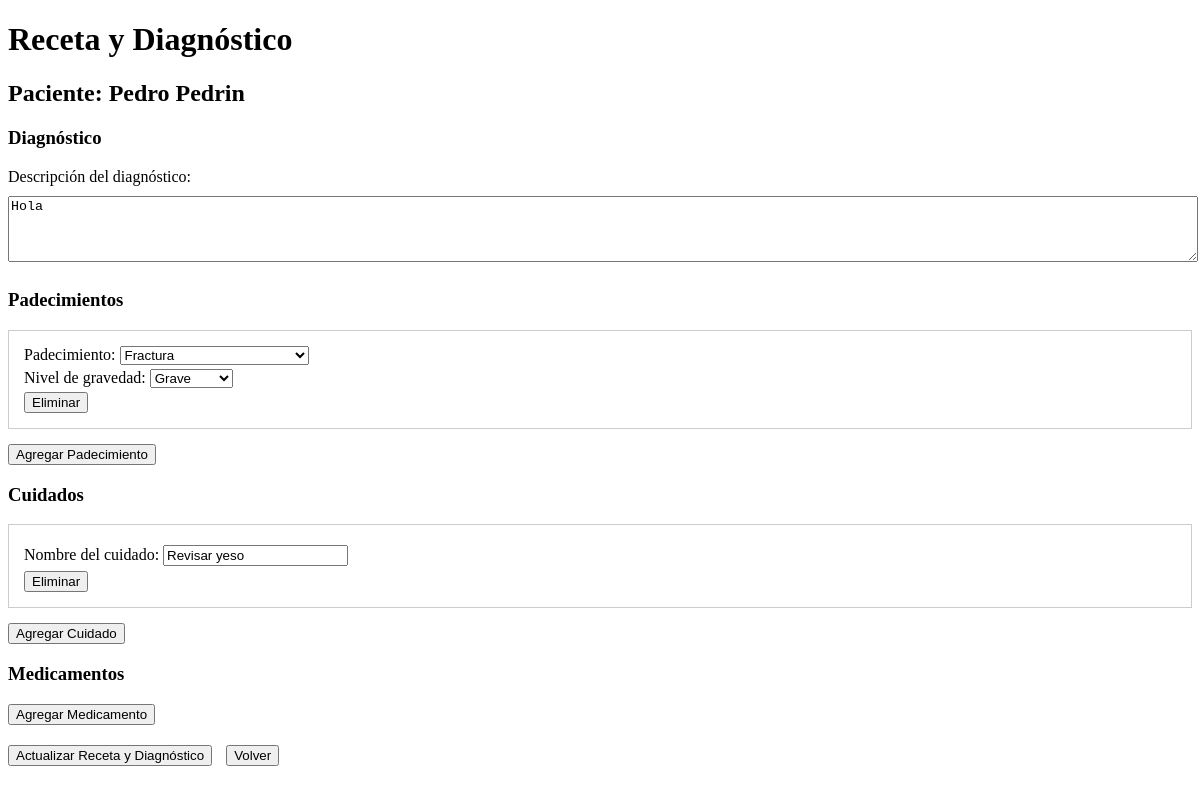
Before: /doctor/receta-paciente/1/ (signed in) with the older database file.
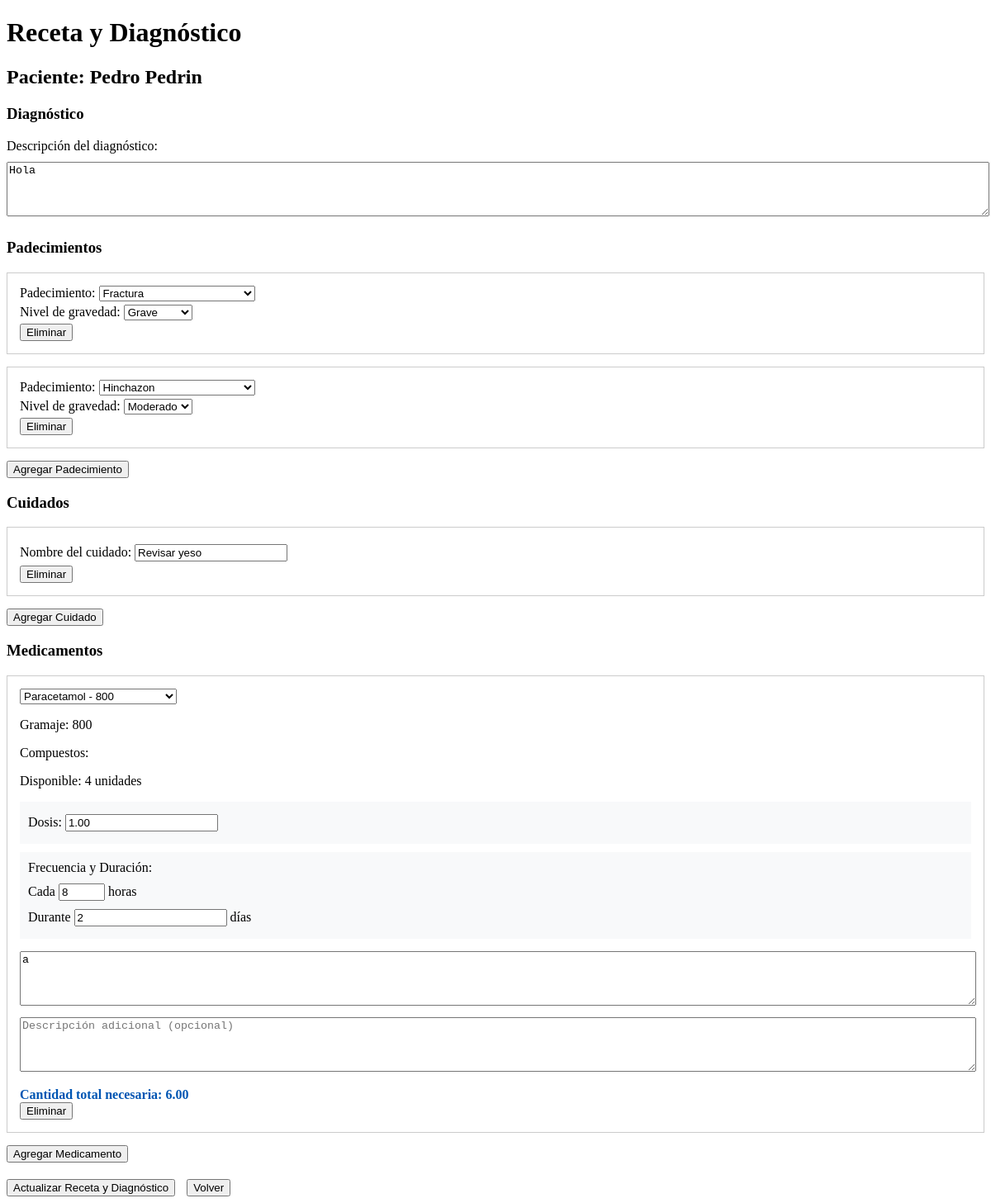
After: the same page with the newer database file.
### usuarioJefa/models.py (models this page shows, shortened)
class Paciente(models.Model):
    SEXO_CHOICES = [
        ('M', 'Masculino'),
        ('F', 'Femenino'),
    ]
    ESTADO_CHOICES = [
        ('ACTIVO', 'Activo'),
        ('INACTIVO', 'Inactivo'),
    ]
    nombres = models.CharField(max_length=100)
    apellidos = models.CharField(max_length=100)
    fecha_nacimiento = models.DateField()
    sexo = models.CharField(max_length=1, choices=SEXO_CHOICES)
    num_seguridad_social = models.CharField(max_length=20, unique=True)
    fecha_ingreso = models.DateTimeField(default=timezone.now)
    estado = models.CharField(max_length=10, choices=ESTADO_CHOICES, default='ACTIVO')
    area = models.ForeignKey('login.AreaEspecialidad', on_delete=models.PROTECT)  # Referenciamos a login.AreaEspecialidad
    doctor_actual = models.ForeignKey(
        Usuarios,
        on_delete=models.SET_NULL,
        null=True,
        related_name='pacientes_doctor',
        limit_choices_to={'tipoUsuario': 'DR'}
    )
    enfermero_actual = models.ForeignKey(
        Usuarios,
        on_delete=models.SET_NULL,
        null=True,
        related_name='pacientes_enfermero',
        limit_choices_to={'tipoUsuario': 'EN'}
    )
    hospital_origen = models.CharField(max_length=200, blank=True, null=True)
    esta_activo = models.BooleanField(default=True)
    fecha_alta = models.DateTimeField(null=True, blank=True)
    numero_ingresos = models.PositiveIntegerField(default=1)

class Medicamento(models.Model):
    nombre = models.CharField(max_length=200)
    gramaje = models.CharField(max_length=50)
    compuestos = models.ManyToManyField(Compuesto)
    cantidad_disponible = models.IntegerField(default=0)
    fecha_actualizacion = models.DateTimeField(auto_now=True)
    class Meta:
        verbose_name = 'Medicamento'
        verbose_name_plural = 'Medicamentos'

### usuarioDoctor/models.py (models this page shows, shortened)
class Diagnostico(models.Model):
    NIVELES_GRAVEDAD = [
        (1, 'Leve'),
        (2, 'Moderado'),
        (3, 'Grave')
    ]
    paciente = models.ForeignKey('usuarioJefa.Paciente', on_delete=models.CASCADE, related_name='diagnosticos')
    doctor = models.ForeignKey(
        Usuarios,
        on_delete=models.PROTECT,
        limit_choices_to={'tipoUsuario': 'DR'}
    )
    descripcion = models.TextField()
    cuidados_especificos = models.TextField()
    fecha_creacion = models.DateTimeField(auto_now_add=True)
    fecha_modificacion = models.DateTimeField(auto_now=True)
    aprobado_por_jefa = models.BooleanField(default=False)
    activo = models.BooleanField(default=True)
    class Meta:
        ordering = ['-fecha_creacion']

class RecetaPadecimiento(models.Model):
    receta = models.ForeignKey(Receta, on_delete=models.CASCADE, related_name='padecimientos')
    padecimiento = models.ForeignKey(Padecimiento, on_delete=models.PROTECT)
    nivel_gravedad = models.IntegerField(choices=Diagnostico.NIVELES_GRAVEDAD)

class Padecimiento(models.Model):
    nombre = models.CharField(max_length=200)
    descripcion = models.TextField(null=True, blank=True)
    activo = models.BooleanField(default=True)  # Para poder desactivar padecimientos sin eliminarlos
    class Meta:
        ordering = ['nombre']  # Para que aparezcan ordenados alfabéticamente

class RecetaCuidado(models.Model):
    receta = models.ForeignKey(Receta, on_delete=models.CASCADE, related_name='cuidados')
    cuidado = models.ForeignKey(Cuidado, on_delete=models.PROTECT)
    completado = models.BooleanField(default=False)
    fecha_completado = models.DateTimeField(null=True, blank=True)
    completado_por = models.ForeignKey(
        'login.Usuarios',
        null=True,
        blank=True,
        on_delete=models.SET_NULL,
        limit_choices_to={'tipoUsuario': 'EN'}
    )

class Cuidado(models.Model):
    nombre = models.CharField(max_length=200)
    class Meta:
        verbose_name = 'Cuidado'
        verbose_name_plural = 'Cuidados'

class DetalleReceta(models.Model):
    UNIDADES_MEDIDA = [
        ('TAB', 'Tabletas'),
        ('ML', 'Mililitros'),
        ('MG', 'Miligramos'),
        ('CAP', 'Cápsulas'),
        ('GOT', 'Gotas'),
        ('AMP', 'Ampolletas'),
    ]
    receta = models.ForeignKey(Receta, on_delete=models.CASCADE, related_name='detalles')
    medicamento = models.ForeignKey('usuarioJefa.Medicamento', on_delete=models.PROTECT)
    cantidad_por_toma = models.DecimalField(max_digits=5, decimal_places=2)
    unidad_medida = models.CharField(max_length=3, choices=UNIDADES_MEDIDA)
    frecuencia_horas = models.PositiveIntegerField(help_text="Cada cuántas horas")
    dias_tratamiento = models.PositiveIntegerField()
    instrucciones = models.TextField()
    descripcion_opcional = models.TextField(blank=True)
    hay_existencia = models.BooleanField(default=True)
    def calcular_cantidad_total(self):
        tomas_por_dia = Decimal('24') / Decimal(str(self.frecuencia_horas))
        return self.cantidad_por_toma * tomas_por_dia * Decimal(str(self.dias_tratamiento))

### usuarioDoctor/views.py (the view, shortened to what this page needs)
@login_required
def receta_paciente(request, paciente_id):
    paciente = get_object_or_404(Paciente, id=paciente_id)
    receta_actual = Receta.objects.filter(
        paciente=paciente,
        activa=True
    ).select_related('diagnostico').first()
    context = {
        'paciente': paciente,
        'medicamentos': Medicamento.objects.filter(cantidad_disponible__gt=0),
        'niveles_gravedad': Diagnostico.NIVELES_GRAVEDAD,
        'receta_actual': receta_actual,
        'padecimientos_disponibles': Padecimiento.objects.filter(activo=True)  # Añadido
    }
    if receta_actual:
        context.update({
            'padecimientos': RecetaPadecimiento.objects.filter(receta=receta_actual).select_related('padecimiento'),
            'cuidados': RecetaCuidado.objects.filter(receta=receta_actual).select_related('cuidado'),
            'detalles_medicamentos': DetalleReceta.objects.filter(receta=receta_actual).select_related('medicamento'),
            'diagnostico': receta_actual.diagnostico,
        })
    return render(request, 'usuarioDoctor/receta_paciente.html', context)

### usuarioDoctor/templates/usuarioDoctor/Receta_paciente.html (shortened to what this page needs)
<!DOCTYPE html>
<html lang="es">
<head>
</head>
<body>
    <h1>Receta y Diagnóstico</h1>
    <h2>Paciente: {{ paciente.nombres }} {{ paciente.apellidos }}</h2>
    <form method="POST" id="recetaForm">
        <div class="seccion-diagnostico">
            <h3>Diagnóstico</h3>
            <div>
                <label for="descripcion">Descripción del diagnóstico:</label><br>
                <textarea name="descripcion_diagnostico" id="descripcion" rows="4" required>{% if diagnostico %}{{ diagnostico.descripcion }}{% endif %}</textarea>
            </div>
        </div>
<div class="seccion-padecimientos">
    <h3>Padecimientos</h3>
    <div id="padecimientos-container">
        {% if padecimientos %}
            {% for padecimiento in padecimientos %}
                <div class="padecimiento-row">
                    <div>
                        <label>Padecimiento:</label>
                        <select name="padecimientos[]" required>
                            {% for pad in padecimientos_disponibles %}
                                <option value="{{ pad.id }}" {% if pad.id == padecimiento.padecimiento.id %}selected{% endif %}>
                                    {{ pad.nombre }}
                                </option>
                            {% endfor %}
                        </select>
                    </div>
                    <div>
                        <label>Nivel de gravedad:</label>
                        <select name="niveles_gravedad[]" required>
                            {% for nivel in niveles_gravedad %}
                                <option value="{{ nivel.0 }}" {% if nivel.0 == padecimiento.nivel_gravedad %}selected{% endif %}>
                                    {{ nivel.1 }}
                                </option>
                            {% endfor %}
                        </select>
                    </div>
                    <button type="button" onclick="eliminarPadecimiento(this)">Eliminar</button>
                </div>
            {% endfor %}
        {% endif %}
    </div>
    <button type="button" onclick="agregarPadecimiento()">Agregar Padecimiento</button>
</div>
        <div class="seccion-cuidados">
            <h3>Cuidados</h3>
            <div id="cuidados-container">
                {% if cuidados %}
                    {% for cuidado in cuidados %}
                        <div class="cuidado-row">
                            <div>
                                <label>Nombre del cuidado:</label>
                                <input type="text" name="cuidados[]" required value="{{ cuidado.cuidado.nombre }}">
                            </div>
                            <button type="button" onclick="eliminarCuidado(this)">Eliminar</button>
                        </div>
                    {% endfor %}
                {% endif %}
            </div>
            <button type="button" onclick="agregarCuidado()">Agregar Cuidado</button>
        </div>
        <div class="seccion-medicamentos">
            <h3>Medicamentos</h3>
            <div id="medicamentos-container">
                {% if detalles_medicamentos %}
                    {% for detalle in detalles_medicamentos %}
                        <div class="medicamento-row">
                            <select name="medicamentos[]" required onchange="actualizarInfoMedicamento(this)">
                                {% for medicamento in medicamentos %}
                                    <option value="{{ medicamento.id }}" {% if medicamento.id == detalle.medicamento.id %}selected{% endif %}>
                                        {{ medicamento.nombre }} - {{ medicamento.gramaje }}
                                    </option>
                                {% endfor %}
                            </select>
                            <div class="info-medicamento">
                                <p>Gramaje: {{ detalle.medicamento.gramaje }}</p>
                                <p>Compuestos: {{ detalle.medicamento.compuestos.all|join:", " }}</p>
                                <p>Disponible: {{ detalle.medicamento.cantidad_disponible }} unidades</p>
                            </div>
                            <div class="dosis-container">
                                <label>Dosis:</label>
                                <input type="number" name="cantidad_por_toma[]" step="0.01" min="0.01" required
                                       value="{{ detalle.cantidad_por_toma }}" placeholder="Cantidad">
                            </div>
                            <div class="horario-container">
                                <label>Frecuencia y Duración:</label>
                                <div>
                                    <label>Cada</label>
                                    <input type="number" name="frecuencia_horas[]" min="1" max="24" required
                                           value="{{ detalle.frecuencia_horas }}" placeholder="horas">
                                    <label>horas</label>
                                </div>
                                <div>
                                    <label>Durante</label>
                                    <input type="number" name="dias_tratamiento[]" min="1" required
                                           value="{{ detalle.dias_tratamiento }}" placeholder="días">
                                    <label>días</label>
                                </div>
                            </div>
                            <textarea name="instrucciones[]" placeholder="Instrucciones de uso" required>{{ detalle.instrucciones }}</textarea>
                            <textarea name="descripciones[]" placeholder="Descripción adicional (opcional)">{{ detalle.descripcion_opcional }}</textarea>
                            <div class="cantidad-total">
                                Cantidad total necesaria: {{ detalle.calcular_cantidad_total }}
                            </div>
                            <button type="button" onclick="eliminarMedicamento(this)">Eliminar</button>
                        </div>
                    {% endfor %}
                {% endif %}
            </div>
            <button type="button" onclick="agregarMedicamento()">Agregar Medicamento</button>
        </div>
        <div style="margin-top: 20px;">
            {% if receta_actual %}
                <button type="submit">Actualizar Receta y Diagnóstico</button>
            {% else %}
                <button type="submit">Crear Receta y Diagnóstico</button>
            {% endif %}
            <a href="{% url 'doctor:pacientes_doctor' %}" style="margin-left: 10px;">
                <button type="button">Volver</button>
            </a>
        </div>
    </form>
</body>
</html>

### usuarioDoctor/templates/usuarioDoctor/Receta_paciente.html (style rules this page uses)
.padecimiento-row, .medicamento-row, .cuidado-row { margin: 15px 0; padding: 15px; border: 1px solid #ccc; }
.dosis-container, .horario-container { margin: 10px 0; padding: 10px; background-color: #f8f9fa; }
.cantidad-total { margin-top: 10px; font-weight: bold; color: #0056b3; }
label { display: inline-block; margin-bottom: 5px; }
input, textarea { margin: 5px 0; }
textarea { width: 100%; min-height: 60px; }

Changed rows visible on the page:
added RecetaPadecimiento: padecimiento.nombre "Hinchazon", nivel_gravedad "Moderado"
added DetalleReceta: medicamento.nombre "Paracetamol - 800", medicamento.gramaje "800", medicamento.cantidad_disponible "4", cantidad_por_toma "1.00", frecuencia_horas "8", dias_tratamiento "2", instrucciones "a", calcular_cantidad_total "6.00"
